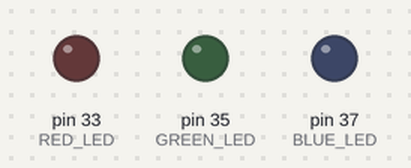
A program run on a simulated Raspberry Pi (header pin numbers). On the bench: output pins drawn as LEDs (lit = HIGH). The clock reads 2024-03-15 10:24:30 at power-on unless the program sets it.

Above: at 0.07 s.
At 0.67 s:
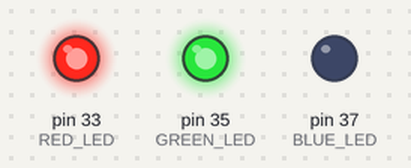
At 1.53 s:
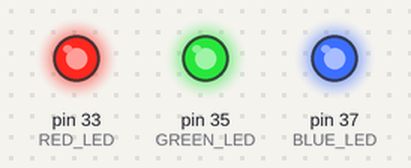
At 1.69 s:
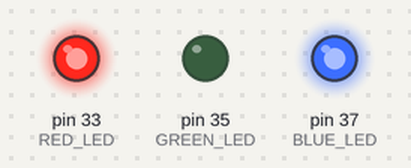
At 2.3 s:
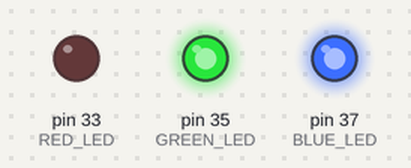
At 2.53 s:
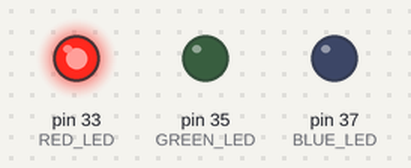
Timing chart, 0 to 3.0 s (numbered marks = the images above):
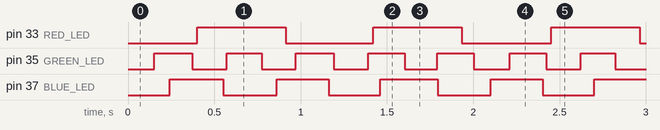

Measured:
- by itself, pin 33 (RED_LED): alternates HIGH for 0.51 s and LOW for 0.51 s
- by itself, pin 35 (GREEN_LED): alternates HIGH for 0.21 s and LOW for 0.20 s
- by itself, pin 37 (BLUE_LED): alternates HIGH for 0.31 s and LOW for 0.31 s

The program:

lightsaber.py
```python
#!/usr/bin/env python

# Pull in the code libraries that the code will need to use.
from __future__ import division
import RPi.GPIO as GPIO
import time

GPIO.setmode(GPIO.BOARD)

# Tell the code the red LED is plugged into pin 35, and that pin 35
# is an output, and set the output to low (i.e. red LED is off)
RED_LED = 33
GPIO.setup(RED_LED, GPIO.OUT)
GPIO.output(RED_LED, GPIO.LOW)

# Tell the code the green LED is plugged into pin 33, and that pin 33
# is an output, and set the output to low (i.e. green LED is off)
GREEN_LED = 35
GPIO.setup(GREEN_LED, GPIO.OUT)
GPIO.output(GREEN_LED, GPIO.LOW)

# Tell the code the blue LED is plugged into pin 37, and that pin 37
# is an output, and set the output to low (i.e. blue LED is off)
BLUE_LED = 37
GPIO.setup(BLUE_LED, GPIO.OUT)
GPIO.output(BLUE_LED, GPIO.LOW)

# Each pulse period is 1/100 second, and each colour is on for a different
# number amount of time each time round the loop.
pulse_period = 1/100

red_fraction = 1/500
red_on = 0

blue_fraction = 1/300
blue_on = 0

green_fraction = 1/200
green_on = 0

# This try and the except below allow the code to stop cleanly by
# capturing the exception from a keyboard ctrl-C.
try:

  # Store off when the while loop starts.
  start_time = time.time()

  # Start looping around the code forever.
  while True:

    # Work out what time it is since we started, and from that, the
    # fraction of the pulse period.
    time.sleep(1/1000)
    clock_time = (time.time() - start_time) % pulse_period

    # For the LEDs, check how far through its fraction of the pulse it
    # is and turn the LED on if it's less or off if it's more.
    # In this case, the fraction changes each time round the loop, so
    # the LEDs change their brightness.

    #============================= RED =============================#

    if clock_time < red_on * pulse_period:
        GPIO.output(RED_LED, GPIO.HIGH)
    else:
        GPIO.output(RED_LED, GPIO.LOW)

    red_on += red_fraction
    if red_on > 1 or red_on < 0:
        red_fraction = -red_fraction
        red_on += red_fraction

    #============================ GREEN =======-====================#

    if clock_time < green_on * pulse_period:
        GPIO.output(GREEN_LED, GPIO.HIGH)
    else:
        GPIO.output(GREEN_LED, GPIO.LOW)

    green_on += green_fraction
    if green_on > 1 or green_on < 0:
        green_fraction = -green_fraction
        green_on += green_fraction


    #============================= BLUE ============================#

    if clock_time < blue_on * pulse_period:
        GPIO.output(BLUE_LED, GPIO.HIGH)
    else:
        GPIO.output(BLUE_LED, GPIO.LOW)

    blue_on += blue_fraction
    if blue_on > 1 or blue_on < 0:
        blue_fraction = -blue_fraction
        blue_on += blue_fraction

# The except here needs to do nothing but has to do something; the pass
# statement means do nothing.
except KeyboardInterrupt as e:
  pass

# Finally turn off the LEDs and cleanup the GPIO.
GPIO.output(RED_LED, GPIO.LOW)
GPIO.output(GREEN_LED, GPIO.LOW)
GPIO.output(BLUE_LED, GPIO.LOW)
GPIO.cleanup()
```
